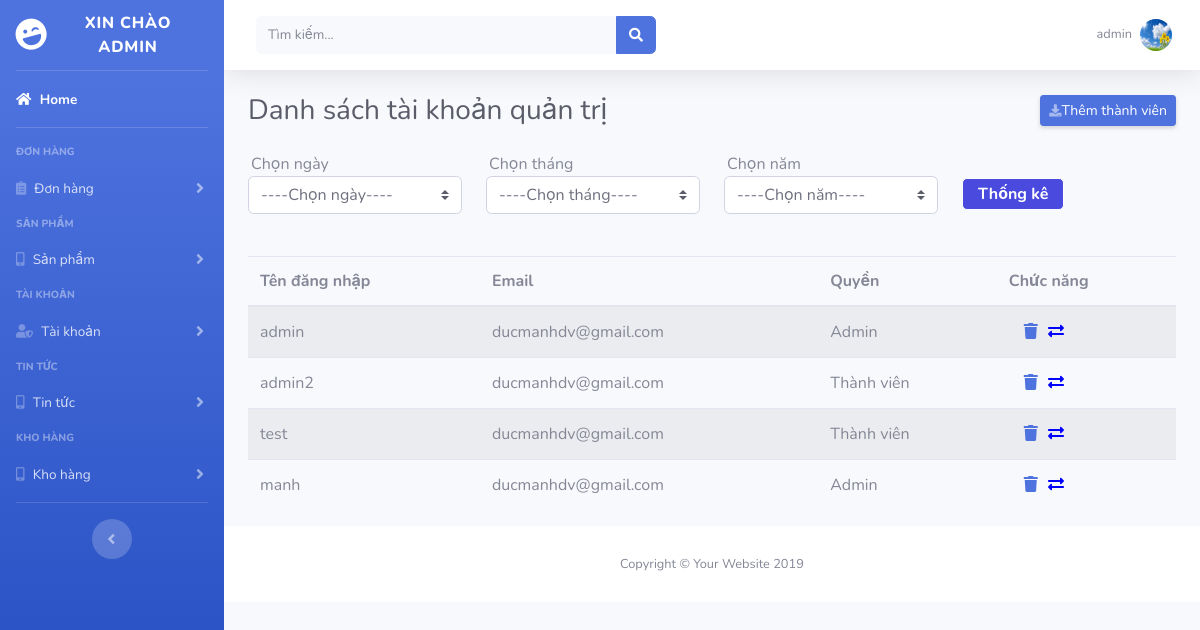
Screenshot of /admin/danhsachtaikhoan.php (signed in) with the database file from the repository.
### tables this page shows
CREATE TABLE `thong_tin_tai_khoan` (
  `id` int(11) NOT NULL,
  `ho` varchar(255) DEFAULT NULL,
  `ten` varchar(255) DEFAULT NULL,
  `sdt` int(12) DEFAULT NULL,
  `email` varchar(255) DEFAULT NULL,
  `avatar` varchar(500) DEFAULT NULL,
  `dia_chi` varchar(500) DEFAULT NULL
);

CREATE TABLE `tai_khoan_quan_tri` (
  `id` int(11) NOT NULL,
  `user` varchar(255) DEFAULT NULL,
  `password` varchar(255) DEFAULT NULL,
  `email` varchar(255) DEFAULT NULL,
  `level` int(11) DEFAULT NULL,
  `repassword` varchar(255) DEFAULT NULL,
  `ngay_tao` datetime DEFAULT current_timestamp()
);

### admin/file-hien-thi/hienthitaikhoan.php (the view, shortened to what this page needs)
<?php
 include('connect.php');
 if(isset($_POST['thongke']) && $_POST['day'] != "" && $_POST['month'] != "" && $_POST['year'] != ""){
 	$day = $_POST['day'];
 	$month = $_POST['month'];
 	$year = $_POST['year'];
 	 $tai_khoan = "select * from tai_khoan_quan_tri where day(ngay_tao) = $day and month(ngay_tao) = $month and year(ngay_tao) = $year";
 }else{
 	 $tai_khoan = "select * from tai_khoan_quan_tri";
 }
 $sql_tk = mysqli_query($con,$tai_khoan);
?>
<?php
	while($tk = mysqli_fetch_assoc($sql_tk)){
		$cap = $tk['level'];
		if($cap == 1){
			$cap = "Admin";
		}
		else if($cap > 1){
			$cap = "Thành viên";
		}
?>
	<tr>
		<td><?=$tk['user']?></td>
		<td><?=$tk['email']?></td>
		<td><?=$cap?></td>
		<td>
			<a onclick="return confirm('Bạn có thực sự muốn xóa tài khoản này?')" href="xulyxoathanhvien.php?id=<?=$tk['id']?>" title="Xóa"><i style="margin-left: 15px;" class="fas fa-trash"></i></a>
			<button type="button" data-toggle="modal" data-target="#tkqt_<?=$tk['id']?>" style="border: none;background: none;"><i style="color: blue" class="fas fa-exchange-alt"></i></button>
		</td>
	</tr>
<?php
}
?>

### admin/menu.php (shortened to what this page needs)
<div id="wrapper">
  <ul class="navbar-nav bg-gradient-primary sidebar sidebar-dark accordion" id="accordionSidebar">
    <a class="sidebar-brand d-flex align-items-center justify-content-center" href="index.php">
      <div class="sidebar-brand-icon rotate-n-15">
        <i class="fas fa-laugh-wink"></i>
      </div>
      <?php if($_SESSION['level'] == 1) {
      ?>
        <div class="sidebar-brand-text mx-3"><span>Xin chào admin</span></div>
      <?php
      }else{
      ?>
        <div class="sidebar-brand-text mx-3"><span>Chào mừng </span></div>
      <?php
      }
      ?>
    </a>
    <hr class="sidebar-divider my-0">
    <li class="nav-item active">
      <a class="nav-link" href="index.php">
  <i class="fas fa-home"></i>
        <span>Home</span></a>
    </li>
    <hr class="sidebar-divider">
    <div class="sidebar-heading">
      Đơn hàng
    </div>
    <li class="nav-item">
      <a class="nav-link collapsed" href="#" data-toggle="collapse" data-target="#collapseTwo" aria-expanded="true" aria-controls="collapseTwo">
        <i class="fas fa-clipboard-list"></i>
        <span>Đơn hàng</span>
      </a>
    </li>
    <div class="sidebar-heading">
      Sản phẩm
    </div>
    <li class="nav-item">
      <a class="nav-link collapsed" href="#" data-toggle="collapse" data-target="#collapseUtilities" aria-expanded="true" aria-controls="collapseUtilities">
        <i class="fas fa-mobile-alt"></i>
        <span>Sản phẩm</span>
      </a>
    </li>
    <div class="sidebar-heading">
      Tài khoản
    </div>
    <li class="nav-item">
      <a class="nav-link collapsed" href="#" data-toggle="collapse" data-target="#collapsePages" aria-expanded="true" aria-controls="collapsePages">
        <i class="fas fa-user-shield"></i>
        <span>Tài khoản</span>
      </a>
    </li>
    <div class="sidebar-heading">
      Tin tức
    </div>
    <li class="nav-item">
      <a class="nav-link collapsed" href="#" data-toggle="collapse" data-target="#tintuc" aria-expanded="true" aria-controls="collapseUtilities">
        <i class="fas fa-mobile-alt"></i>
        <span>Tin tức</span>
      </a>
    </li>
    <div class="sidebar-heading">
      Kho hàng
    </div>
    <li class="nav-item">
      <a class="nav-link collapsed" href="#" data-toggle="collapse" data-target="#khohang" aria-expanded="true" aria-controls="collapseUtilities">
        <i class="fas fa-mobile-alt"></i>
        <span>Kho hàng</span>
      </a>
    </li>
    <hr class="sidebar-divider d-none d-md-block">
    <div class="text-center d-none d-md-inline">
      <button class="rounded-circle border-0" id="sidebarToggle"></button>
    </div>
  </ul>
  <div id="content-wrapper" class="d-flex flex-column">
    <div id="content">
      <nav class="navbar navbar-expand navbar-light bg-white topbar mb-4 static-top shadow">
        <form class="d-none d-sm-inline-block form-inline mr-auto ml-md-3 my-2 my-md-0 mw-100 navbar-search">
          <div class="input-group">
            <input type="text" class="form-control bg-light border-0 small" placeholder="Tìm kiếm..." aria-label="Search" aria-describedby="basic-addon2">
            <div class="input-group-append">
              <button class="btn btn-primary" type="button">
                <i class="fas fa-search fa-sm"></i>
              </button>
            </div>
          </div>
        </form>
        <ul class="navbar-nav ml-auto">
        <?php
          $id = $_SESSION['id'];
          include('../connect.php');
          $dulieu = "select * from thong_tin_tai_khoan where id = $id";
          $sql = mysqli_query($con,$dulieu);
          $tt = mysqli_fetch_assoc($sql);
        ?>
          <li class="nav-item dropdown no-arrow">
            <a class="nav-link dropdown-toggle" href="#" id="userDropdown" role="button" data-toggle="dropdown" aria-haspopup="true" aria-expanded="false">
              <span class="mr-2 d-none d-lg-inline text-gray-600 small"><?=$_SESSION['user'];?></span>
              <?php
                if(isset($tt) && $tt['avatar'] != ""){
              ?>
                <img class="img-profile rounded-circle" src="../images/<?=$tt['avatar']?>">
              <?php
              }else{
              ?>
                  <img class="img-profile rounded-circle" src="https://www.vietravel.com/Images/no-image-available.jpg">
              <?php
              }
              ?>
            </a>
          </li>
        </ul>
      </nav>

### admin/hoadon.css (style rules this page uses)
[type=button]:not(:disabled), [type=reset]:not(:disabled), [type=submit]:not(:disabled), button:not(:disabled) { outline: none; }

### rows the page displays
thong_tin_tai_khoan: avatar (picture)
tai_khoan_quan_tri: user "admin", email "ducmanhdv@gmail.com", level "Admin"
tai_khoan_quan_tri: user "admin2", email "ducmanhdv@gmail.com", level "Thành viên"
tai_khoan_quan_tri: user "test", email "ducmanhdv@gmail.com", level "Thành viên"
tai_khoan_quan_tri: user "manh", email "ducmanhdv@gmail.com", level "Admin"

### other values shown
$_SESSION['user'] "admin"
